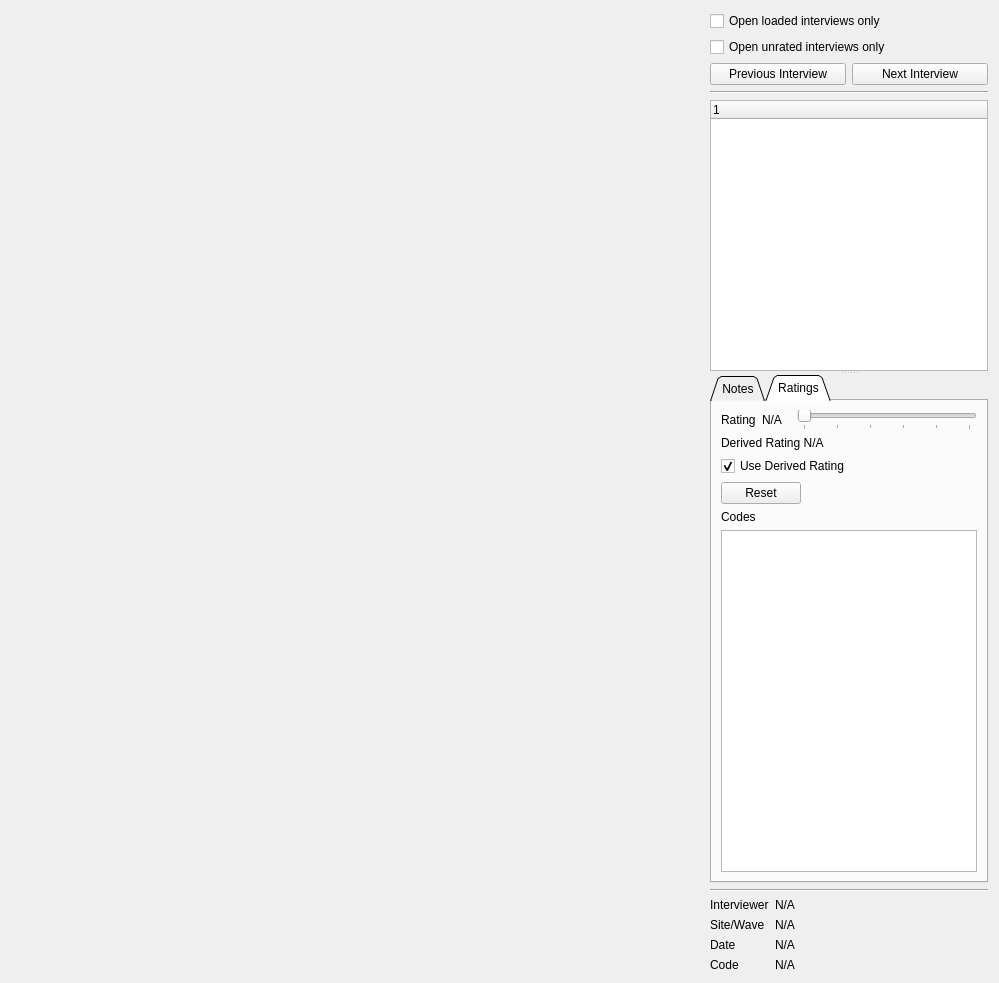
<?xml version="1.0" encoding="UTF-8"?>
<ui version="4.0">
 <class>QAlderInterviewWidget</class>
 <widget class="QWidget" name="QAlderInterviewWidget">
  <property name="geometry">
   <rect>
    <x>0</x>
    <y>0</y>
    <width>999</width>
    <height>983</height>
   </rect>
  </property>
  <property name="windowTitle">
   <string>Form</string>
  </property>
  <layout class="QHBoxLayout" name="horizontalLayout">
   <item>
    <widget class="QAlderImageWidget" name="imageWidget" native="true">
     <property name="sizePolicy">
      <sizepolicy hsizetype="Expanding" vsizetype="Preferred">
       <horstretch>0</horstretch>
       <verstretch>0</verstretch>
      </sizepolicy>
     </property>
    </widget>
   </item>
   <item>
    <layout class="QVBoxLayout" name="verticalLayout">
     <item>
      <widget class="QCheckBox" name="loadedCheckBox">
       <property name="text">
        <string>Open loaded interviews only</string>
       </property>
       <property name="checked">
        <bool>false</bool>
       </property>
      </widget>
     </item>
     <item>
      <widget class="QCheckBox" name="unratedCheckBox">
       <property name="text">
        <string>Open unrated interviews only</string>
       </property>
      </widget>
     </item>
     <item>
      <layout class="QHBoxLayout" name="buttonLayout">
       <item>
        <widget class="QPushButton" name="previousPushButton">
         <property name="text">
          <string>Previous Interview</string>
         </property>
        </widget>
       </item>
       <item>
        <widget class="QPushButton" name="nextPushButton">
         <property name="text">
          <string>Next Interview</string>
         </property>
        </widget>
       </item>
      </layout>
     </item>
     <item>
      <widget class="Line" name="line1">
       <property name="orientation">
        <enum>Qt::Horizontal</enum>
       </property>
      </widget>
     </item>
     <item>
      <widget class="QSplitter" name="splitter">
       <property name="orientation">
        <enum>Qt::Vertical</enum>
       </property>
       <widget class="QTreeWidget" name="treeWidget">
        <property name="sizePolicy">
         <sizepolicy hsizetype="Minimum" vsizetype="Expanding">
          <horstretch>0</horstretch>
          <verstretch>0</verstretch>
         </sizepolicy>
        </property>
        <property name="minimumSize">
         <size>
          <width>200</width>
          <height>0</height>
         </size>
        </property>
        <column>
         <property name="text">
          <string notr="true">1</string>
         </property>
        </column>
       </widget>
       <widget class="QTabWidget" name="interviewTabWidget">
        <property name="tabPosition">
         <enum>QTabWidget::North</enum>
        </property>
        <property name="tabShape">
         <enum>QTabWidget::Triangular</enum>
        </property>
        <property name="currentIndex">
         <number>1</number>
        </property>
        <widget class="QWidget" name="noteTab">
         <attribute name="title">
          <string>Notes</string>
         </attribute>
         <layout class="QHBoxLayout" name="noteTextLayout">
          <item>
           <widget class="QTextEdit" name="noteTextEdit">
            <property name="sizePolicy">
             <sizepolicy hsizetype="Minimum" vsizetype="Minimum">
              <horstretch>0</horstretch>
              <verstretch>0</verstretch>
             </sizepolicy>
            </property>
            <property name="minimumSize">
             <size>
              <width>200</width>
              <height>0</height>
             </size>
            </property>
           </widget>
          </item>
         </layout>
        </widget>
        <widget class="QWidget" name="ratingTab">
         <attribute name="title">
          <string>Ratings</string>
         </attribute>
         <layout class="QVBoxLayout" name="verticalLayout_3">
          <item>
           <layout class="QHBoxLayout" name="ratingLayout">
            <item>
             <widget class="QLabel" name="ratingLabel">
              <property name="sizePolicy">
               <sizepolicy hsizetype="Fixed" vsizetype="Preferred">
                <horstretch>0</horstretch>
                <verstretch>0</verstretch>
               </sizepolicy>
              </property>
              <property name="text">
               <string>Rating</string>
              </property>
             </widget>
            </item>
            <item>
             <widget class="QLabel" name="ratingValueLabel">
              <property name="sizePolicy">
               <sizepolicy hsizetype="Preferred" vsizetype="Preferred">
                <horstretch>0</horstretch>
                <verstretch>0</verstretch>
               </sizepolicy>
              </property>
              <property name="text">
               <string>N/A</string>
              </property>
             </widget>
            </item>
            <item>
             <widget class="QSlider" name="ratingSlider">
              <property name="sizePolicy">
               <sizepolicy hsizetype="Fixed" vsizetype="Preferred">
                <horstretch>0</horstretch>
                <verstretch>0</verstretch>
               </sizepolicy>
              </property>
              <property name="minimumSize">
               <size>
                <width>180</width>
                <height>0</height>
               </size>
              </property>
              <property name="maximum">
               <number>5</number>
              </property>
              <property name="orientation">
               <enum>Qt::Horizontal</enum>
              </property>
              <property name="invertedAppearance">
               <bool>false</bool>
              </property>
              <property name="tickPosition">
               <enum>QSlider::TicksBelow</enum>
              </property>
              <property name="tickInterval">
               <number>0</number>
              </property>
             </widget>
            </item>
           </layout>
          </item>
          <item>
           <widget class="QLabel" name="derivedRatingLabel">
            <property name="text">
             <string>Derived Rating N/A</string>
            </property>
           </widget>
          </item>
          <item>
           <widget class="QCheckBox" name="useDerivedCheckBox">
            <property name="text">
             <string>Use Derived Rating</string>
            </property>
            <property name="checked">
             <bool>true</bool>
            </property>
           </widget>
          </item>
          <item alignment="Qt::AlignLeft">
           <widget class="QPushButton" name="resetRatingPushButton">
            <property name="text">
             <string>Reset</string>
            </property>
            <property name="flat">
             <bool>false</bool>
            </property>
           </widget>
          </item>
          <item>
           <layout class="QVBoxLayout" name="verticalLayout_2">
            <item>
             <widget class="QLabel" name="codeListLabel">
              <property name="text">
               <string>Codes</string>
              </property>
             </widget>
            </item>
            <item>
             <widget class="QTableWidget" name="codeTableWidget">
              <property name="sizePolicy">
               <sizepolicy hsizetype="Expanding" vsizetype="Expanding">
                <horstretch>0</horstretch>
                <verstretch>0</verstretch>
               </sizepolicy>
              </property>
              <property name="frameShadow">
               <enum>QFrame::Sunken</enum>
              </property>
              <property name="editTriggers">
               <set>QAbstractItemView::NoEditTriggers</set>
              </property>
              <property name="showDropIndicator" stdset="0">
               <bool>false</bool>
              </property>
              <property name="dragDropOverwriteMode">
               <bool>false</bool>
              </property>
              <property name="alternatingRowColors">
               <bool>true</bool>
              </property>
              <property name="selectionMode">
               <enum>QAbstractItemView::NoSelection</enum>
              </property>
              <property name="selectionBehavior">
               <enum>QAbstractItemView::SelectItems</enum>
              </property>
              <property name="wordWrap">
               <bool>false</bool>
              </property>
              <property name="cornerButtonEnabled">
               <bool>false</bool>
              </property>
              <attribute name="horizontalHeaderVisible">
               <bool>false</bool>
              </attribute>
              <attribute name="horizontalHeaderHighlightSections">
               <bool>false</bool>
              </attribute>
              <attribute name="verticalHeaderVisible">
               <bool>false</bool>
              </attribute>
              <attribute name="verticalHeaderHighlightSections">
               <bool>false</bool>
              </attribute>
             </widget>
            </item>
           </layout>
          </item>
         </layout>
        </widget>
       </widget>
      </widget>
     </item>
     <item>
      <widget class="Line" name="line2">
       <property name="orientation">
        <enum>Qt::Horizontal</enum>
       </property>
      </widget>
     </item>
     <item>
      <layout class="QFormLayout" name="infoLayout">
       <property name="fieldGrowthPolicy">
        <enum>QFormLayout::AllNonFixedFieldsGrow</enum>
       </property>
       <item row="0" column="0">
        <widget class="QLabel" name="infoInterviewerLabel">
         <property name="sizePolicy">
          <sizepolicy hsizetype="Fixed" vsizetype="Preferred">
           <horstretch>0</horstretch>
           <verstretch>0</verstretch>
          </sizepolicy>
         </property>
         <property name="text">
          <string>Interviewer</string>
         </property>
        </widget>
       </item>
       <item row="0" column="1">
        <widget class="QLabel" name="infoInterviewerValueLabel">
         <property name="text">
          <string>N/A</string>
         </property>
        </widget>
       </item>
       <item row="1" column="0">
        <widget class="QLabel" name="infoSiteLabel">
         <property name="sizePolicy">
          <sizepolicy hsizetype="Fixed" vsizetype="Preferred">
           <horstretch>0</horstretch>
           <verstretch>0</verstretch>
          </sizepolicy>
         </property>
         <property name="text">
          <string>Site/Wave</string>
         </property>
        </widget>
       </item>
       <item row="1" column="1">
        <widget class="QLabel" name="infoSiteValueLabel">
         <property name="text">
          <string>N/A</string>
         </property>
        </widget>
       </item>
       <item row="2" column="0">
        <widget class="QLabel" name="infoDateLabel">
         <property name="sizePolicy">
          <sizepolicy hsizetype="Fixed" vsizetype="Preferred">
           <horstretch>0</horstretch>
           <verstretch>0</verstretch>
          </sizepolicy>
         </property>
         <property name="text">
          <string>Date</string>
         </property>
        </widget>
       </item>
       <item row="2" column="1">
        <widget class="QLabel" name="infoDateValueLabel">
         <property name="text">
          <string>N/A</string>
         </property>
        </widget>
       </item>
       <item row="3" column="0">
        <widget class="QLabel" name="infoCodeLabel">
         <property name="text">
          <string>Code</string>
         </property>
        </widget>
       </item>
       <item row="3" column="1">
        <widget class="QLabel" name="infoCodeValueLabel">
         <property name="text">
          <string>N/A</string>
         </property>
        </widget>
       </item>
      </layout>
     </item>
    </layout>
   </item>
  </layout>
 </widget>
 <customwidgets>
  <customwidget>
   <class>QAlderImageWidget</class>
   <extends>QWidget</extends>
   <header>QAlderImageWidget.h</header>
   <container>1</container>
  </customwidget>
 </customwidgets>
 <resources/>
 <connections/>
</ui>
